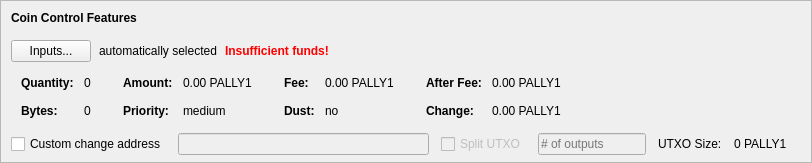
       <widget class="QFrame" name="frameCoinControl">
        <property name="sizePolicy">
         <sizepolicy hsizetype="Expanding" vsizetype="Expanding">
          <horstretch>0</horstretch>
          <verstretch>0</verstretch>
         </sizepolicy>
        </property>
        <property name="maximumSize">
         <size>
          <width>16777215</width>
          <height>16777215</height>
         </size>
        </property>
        <property name="frameShape">
         <enum>QFrame::StyledPanel</enum>
        </property>
        <property name="frameShadow">
         <enum>QFrame::Sunken</enum>
        </property>
        <layout class="QVBoxLayout" name="verticalLayoutCoinControl2">
         <property name="spacing">
          <number>0</number>
         </property>
         <property name="leftMargin">
          <number>0</number>
         </property>
         <property name="topMargin">
          <number>0</number>
         </property>
         <property name="rightMargin">
          <number>0</number>
         </property>
         <property name="bottomMargin">
          <number>6</number>
         </property>
         <item>
          <layout class="QVBoxLayout" name="verticalLayoutCoinControl" stretch="0,0,0,0,1">
           <property name="spacing">
            <number>0</number>
           </property>
           <property name="leftMargin">
            <number>10</number>
           </property>
           <property name="topMargin">
            <number>10</number>
           </property>
           <item>
            <layout class="QHBoxLayout" name="horizontalLayoutCoinControl1">
             <property name="bottomMargin">
              <number>15</number>
             </property>
             <item>
              <widget class="QLabel" name="labelCoinControlFeatures">
               <property name="sizePolicy">
                <sizepolicy hsizetype="Preferred" vsizetype="Maximum">
                 <horstretch>0</horstretch>
                 <verstretch>0</verstretch>
                </sizepolicy>
               </property>
               <property name="font">
                <font>
                 <weight>75</weight>
                 <bold>true</bold>
                </font>
               </property>
               <property name="styleSheet">
                <string notr="true">font-weight:bold;</string>
               </property>
               <property name="text">
                <string>Coin Control Features</string>
               </property>
              </widget>
             </item>
            </layout>
           </item>
           <item>
            <layout class="QHBoxLayout" name="horizontalLayoutCoinControl2" stretch="0,0,0,0">
             <property name="spacing">
              <number>8</number>
             </property>
             <property name="bottomMargin">
              <number>10</number>
             </property>
             <item>
              <widget class="QPushButton" name="pushButtonCoinControl">
               <property name="styleSheet">
                <string notr="true"/>
               </property>
               <property name="text">
                <string>Inputs...</string>
               </property>
               <property name="autoDefault">
                <bool>false</bool>
               </property>
              </widget>
             </item>
             <item>
              <widget class="QLabel" name="labelCoinControlAutomaticallySelected">
               <property name="text">
                <string>automatically selected</string>
               </property>
               <property name="margin">
                <number>5</number>
               </property>
              </widget>
             </item>
             <item>
              <widget class="QLabel" name="labelCoinControlInsuffFunds">
               <property name="font">
                <font>
                 <weight>75</weight>
                 <bold>true</bold>
                </font>
               </property>
               <property name="styleSheet">
                <string notr="true">color:red;font-weight:bold;</string>
               </property>
               <property name="text">
                <string>Insufficient funds!</string>
               </property>
               <property name="margin">
                <number>5</number>
               </property>
              </widget>
             </item>
             <item>
              <spacer name="horizontalSpacerCoinControl">
               <property name="orientation">
                <enum>Qt::Horizontal</enum>
               </property>
               <property name="sizeHint" stdset="0">
                <size>
                 <width>40</width>
                 <height>1</height>
                </size>
               </property>
              </spacer>
             </item>
            </layout>
           </item>
           <item>
            <widget class="QWidget" name="widgetCoinControl" native="true">
             <property name="sizePolicy">
              <sizepolicy hsizetype="Preferred" vsizetype="Preferred">
               <horstretch>0</horstretch>
               <verstretch>0</verstretch>
              </sizepolicy>
             </property>
             <property name="minimumSize">
              <size>
               <width>0</width>
               <height>0</height>
              </size>
             </property>
             <property name="styleSheet">
              <string notr="true"/>
             </property>
             <layout class="QHBoxLayout" name="horizontalLayoutCoinControl5">
              <property name="leftMargin">
               <number>0</number>
              </property>
              <property name="topMargin">
               <number>0</number>
              </property>
              <property name="rightMargin">
               <number>0</number>
              </property>
              <property name="bottomMargin">
               <number>0</number>
              </property>
              <item>
               <layout class="QHBoxLayout" name="horizontalLayoutCoinControl3" stretch="0,0,0,1">
                <property name="spacing">
                 <number>20</number>
                </property>
                <property name="topMargin">
                 <number>0</number>
                </property>
                <property name="bottomMargin">
                 <number>10</number>
                </property>
                <item>
                 <layout class="QFormLayout" name="formLayoutCoinControl1">
                  <property name="horizontalSpacing">
                   <number>10</number>
                  </property>
                  <property name="verticalSpacing">
                   <number>14</number>
                  </property>
                  <property name="leftMargin">
                   <number>10</number>
                  </property>
                  <property name="topMargin">
                   <number>4</number>
                  </property>
                  <property name="rightMargin">
                   <number>6</number>
                  </property>
                  <item row="0" column="0">
                   <widget class="QLabel" name="labelCoinControlQuantityText">
                    <property name="font">
                     <font>
                      <weight>75</weight>
                      <bold>true</bold>
                     </font>
                    </property>
                    <property name="text">
                     <string>Quantity:</string>
                    </property>
                    <property name="margin">
                     <number>0</number>
                    </property>
                   </widget>
                  </item>
                  <item row="0" column="1">
                   <widget class="QLabel" name="labelCoinControlQuantity">
                    <property name="cursor">
                     <cursorShape>IBeamCursor</cursorShape>
                    </property>
                    <property name="contextMenuPolicy">
                     <enum>Qt::ActionsContextMenu</enum>
                    </property>
                    <property name="text">
                     <string notr="true">0</string>
                    </property>
                    <property name="margin">
                     <number>0</number>
                    </property>
                    <property name="textInteractionFlags">
                     <set>Qt::LinksAccessibleByMouse|Qt::TextSelectableByKeyboard|Qt::TextSelectableByMouse</set>
                    </property>
                   </widget>
                  </item>
                  <item row="1" column="0">
                   <widget class="QLabel" name="labelCoinControlBytesText">
                    <property name="font">
                     <font>
                      <weight>75</weight>
                      <bold>true</bold>
                     </font>
                    </property>
                    <property name="text">
                     <string>Bytes:</string>
                    </property>
                   </widget>
                  </item>
                  <item row="1" column="1">
                   <widget class="QLabel" name="labelCoinControlBytes">
                    <property name="cursor">
                     <cursorShape>IBeamCursor</cursorShape>
                    </property>
                    <property name="contextMenuPolicy">
                     <enum>Qt::ActionsContextMenu</enum>
                    </property>
                    <property name="text">
                     <string notr="true">0</string>
                    </property>
                    <property name="textInteractionFlags">
                     <set>Qt::LinksAccessibleByMouse|Qt::TextSelectableByKeyboard|Qt::TextSelectableByMouse</set>
                    </property>
                   </widget>
                  </item>
                 </layout>
                </item>
                <item>
                 <layout class="QFormLayout" name="formLayoutCoinControl2">
                  <property name="horizontalSpacing">
                   <number>10</number>
                  </property>
                  <property name="verticalSpacing">
                   <number>14</number>
                  </property>
                  <property name="leftMargin">
                   <number>6</number>
                  </property>
                  <property name="topMargin">
                   <number>4</number>
                  </property>
                  <property name="rightMargin">
                   <number>6</number>
                  </property>
                  <item row="0" column="0">
                   <widget class="QLabel" name="labelCoinControlAmountText">
                    <property name="font">
                     <font>
                      <weight>75</weight>
                      <bold>true</bold>
                     </font>
                    </property>
                    <property name="text">
                     <string>Amount:</string>
                    </property>
                    <property name="margin">
                     <number>0</number>
                    </property>
                   </widget>
                  </item>
                  <item row="0" column="1">
                   <widget class="QLabel" name="labelCoinControlAmount">
                    <property name="cursor">
                     <cursorShape>IBeamCursor</cursorShape>
                    </property>
                    <property name="contextMenuPolicy">
                     <enum>Qt::ActionsContextMenu</enum>
                    </property>
                    <property name="text">
                     <string notr="true">0.00 PALLY1</string>
                    </property>
                    <property name="textInteractionFlags">
                     <set>Qt::LinksAccessibleByMouse|Qt::TextSelectableByKeyboard|Qt::TextSelectableByMouse</set>
                    </property>
                   </widget>
                  </item>
                  <item row="1" column="0">
                   <widget class="QLabel" name="labelCoinControlPriorityText">
                    <property name="font">
                     <font>
                      <weight>75</weight>
                      <bold>true</bold>
                     </font>
                    </property>
                    <property name="text">
                     <string>Priority:</string>
                    </property>
                   </widget>
                  </item>
                  <item row="1" column="1">
                   <widget class="QLabel" name="labelCoinControlPriority">
                    <property name="cursor">
                     <cursorShape>IBeamCursor</cursorShape>
                    </property>
                    <property name="contextMenuPolicy">
                     <enum>Qt::ActionsContextMenu</enum>
                    </property>
                    <property name="text">
                     <string>medium</string>
                    </property>
                    <property name="textInteractionFlags">
                     <set>Qt::LinksAccessibleByMouse|Qt::TextSelectableByKeyboard|Qt::TextSelectableByMouse</set>
                    </property>
                   </widget>
                  </item>
                 </layout>
                </item>
                <item>
                 <layout class="QFormLayout" name="formLayoutCoinControl3">
                  <property name="horizontalSpacing">
                   <number>10</number>
                  </property>
                  <property name="verticalSpacing">
                   <number>14</number>
                  </property>
                  <property name="leftMargin">
                   <number>6</number>
                  </property>
                  <property name="topMargin">
                   <number>4</number>
                  </property>
                  <property name="rightMargin">
                   <number>6</number>
                  </property>
                  <item row="0" column="0">
                   <widget class="QLabel" name="labelCoinControlFeeText">
                    <property name="font">
                     <font>
                      <weight>75</weight>
                      <bold>true</bold>
                     </font>
                    </property>
                    <property name="text">
                     <string>Fee:</string>
                    </property>
                    <property name="margin">
                     <number>0</number>
                    </property>
                   </widget>
                  </item>
                  <item row="0" column="1">
                   <widget class="QLabel" name="labelCoinControlFee">
                    <property name="cursor">
                     <cursorShape>IBeamCursor</cursorShape>
                    </property>
                    <property name="contextMenuPolicy">
                     <enum>Qt::ActionsContextMenu</enum>
                    </property>
                    <property name="text">
                     <string notr="true">0.00 PALLY1</string>
                    </property>
                    <property name="textInteractionFlags">
                     <set>Qt::LinksAccessibleByMouse|Qt::TextSelectableByKeyboard|Qt::TextSelectableByMouse</set>
                    </property>
                   </widget>
                  </item>
                  <item row="1" column="0">
                   <widget class="QLabel" name="labelCoinControlLowOutputText">
                    <property name="font">
                     <font>
                      <weight>75</weight>
                      <bold>true</bold>
                     </font>
                    </property>
                    <property name="text">
                     <string>Dust:</string>
                    </property>
                   </widget>
                  </item>
                  <item row="1" column="1">
                   <widget class="QLabel" name="labelCoinControlLowOutput">
                    <property name="cursor">
                     <cursorShape>IBeamCursor</cursorShape>
                    </property>
                    <property name="contextMenuPolicy">
                     <enum>Qt::ActionsContextMenu</enum>
                    </property>
                    <property name="text">
                     <string>no</string>
                    </property>
                    <property name="textInteractionFlags">
                     <set>Qt::LinksAccessibleByMouse|Qt::TextSelectableByKeyboard|Qt::TextSelectableByMouse</set>
                    </property>
                   </widget>
                  </item>
                 </layout>
                </item>
                <item>
                 <layout class="QFormLayout" name="formLayoutCoinControl4">
                  <property name="horizontalSpacing">
                   <number>10</number>
                  </property>
                  <property name="verticalSpacing">
                   <number>14</number>
                  </property>
                  <property name="leftMargin">
                   <number>6</number>
                  </property>
                  <property name="topMargin">
                   <number>4</number>
                  </property>
                  <property name="rightMargin">
                   <number>6</number>
                  </property>
                  <item row="0" column="0">
                   <widget class="QLabel" name="labelCoinControlAfterFeeText">
                    <property name="font">
                     <font>
                      <weight>75</weight>
                      <bold>true</bold>
                     </font>
                    </property>
                    <property name="text">
                     <string>After Fee:</string>
                    </property>
                    <property name="margin">
                     <number>0</number>
                    </property>
                   </widget>
                  </item>
                  <item row="0" column="1">
                   <widget class="QLabel" name="labelCoinControlAfterFee">
                    <property name="cursor">
                     <cursorShape>IBeamCursor</cursorShape>
                    </property>
                    <property name="contextMenuPolicy">
                     <enum>Qt::ActionsContextMenu</enum>
                    </property>
                    <property name="text">
                     <string notr="true">0.00 PALLY1</string>
                    </property>
                    <property name="textInteractionFlags">
                     <set>Qt::LinksAccessibleByMouse|Qt::TextSelectableByKeyboard|Qt::TextSelectableByMouse</set>
                    </property>
                   </widget>
                  </item>
                  <item row="1" column="0">
                   <widget class="QLabel" name="labelCoinControlChangeText">
                    <property name="font">
                     <font>
                      <weight>75</weight>
                      <bold>true</bold>
                     </font>
                    </property>
                    <property name="text">
                     <string>Change:</string>
                    </property>
                   </widget>
                  </item>
                  <item row="1" column="1">
                   <widget class="QLabel" name="labelCoinControlChange">
                    <property name="cursor">
                     <cursorShape>IBeamCursor</cursorShape>
                    </property>
                    <property name="contextMenuPolicy">
                     <enum>Qt::ActionsContextMenu</enum>
                    </property>
                    <property name="text">
                     <string notr="true">0.00 PALLY1</string>
                    </property>
                    <property name="textInteractionFlags">
                     <set>Qt::LinksAccessibleByMouse|Qt::TextSelectableByKeyboard|Qt::TextSelectableByMouse</set>
                    </property>
                   </widget>
                  </item>
                 </layout>
                </item>
               </layout>
              </item>
             </layout>
            </widget>
           </item>
           <item>
            <layout class="QHBoxLayout" name="horizontalLayoutCoinControl4" stretch="0,0,0,0,0,0,0">
             <property name="spacing">
              <number>12</number>
             </property>
             <property name="sizeConstraint">
              <enum>QLayout::SetDefaultConstraint</enum>
             </property>
             <property name="topMargin">
              <number>5</number>
             </property>
             <property name="rightMargin">
              <number>5</number>
             </property>
             <item>
              <widget class="QCheckBox" name="checkBoxCoinControlChange">
               <property name="toolTip">
                <string>If this is activated, but the change address is empty or invalid, change will be sent to a newly generated address.</string>
               </property>
               <property name="text">
                <string>Custom change address</string>
               </property>
              </widget>
             </item>
             <item>
              <widget class="QValidatedLineEdit" name="lineEditCoinControlChange">
               <property name="enabled">
                <bool>false</bool>
               </property>
               <property name="sizePolicy">
                <sizepolicy hsizetype="Expanding" vsizetype="Fixed">
                 <horstretch>0</horstretch>
                 <verstretch>0</verstretch>
                </sizepolicy>
               </property>
              </widget>
             </item>
             <item>
              <widget class="QCheckBox" name="splitBlockCheckBox">
               <property name="enabled">
                <bool>false</bool>
               </property>
               <property name="text">
                <string>Split UTXO</string>
               </property>
              </widget>
             </item>
             <item>
              <widget class="QLineEdit" name="splitBlockLineEdit">
               <property name="enabled">
                <bool>false</bool>
               </property>
               <property name="sizePolicy">
                <sizepolicy hsizetype="Fixed" vsizetype="Fixed">
                 <horstretch>50</horstretch>
                 <verstretch>0</verstretch>
                </sizepolicy>
               </property>
               <property name="placeholderText">
                <string># of outputs</string>
               </property>
              </widget>
             </item>
             <item>
              <widget class="QLabel" name="labelBlockSizeText">
               <property name="text">
                <string>UTXO Size:</string>
               </property>
              </widget>
             </item>
             <item>
              <widget class="QLabel" name="labelBlockSize">
               <property name="text">
                <string>0 PALLY1</string>
               </property>
              </widget>
             </item>
             <item>
              <widget class="QLabel" name="labelCoinControlChangeLabel">
               <property name="sizePolicy">
                <sizepolicy hsizetype="Preferred" vsizetype="Expanding">
                 <horstretch>0</horstretch>
                 <verstretch>0</verstretch>
                </sizepolicy>
               </property>
               <property name="minimumSize">
                <size>
                 <width>0</width>
                 <height>0</height>
                </size>
               </property>
               <property name="text">
                <string/>
               </property>
               <property name="margin">
                <number>3</number>
               </property>
              </widget>
             </item>
            </layout>
           </item>
           <item>
            <spacer name="verticalSpacerCoinControl">
             <property name="orientation">
              <enum>Qt::Vertical</enum>
             </property>
             <property name="sizeHint" stdset="0">
              <size>
               <width>800</width>
               <height>1</height>
              </size>
             </property>
            </spacer>
           </item>
          </layout>
         </item>
        </layout>
       </widget>
